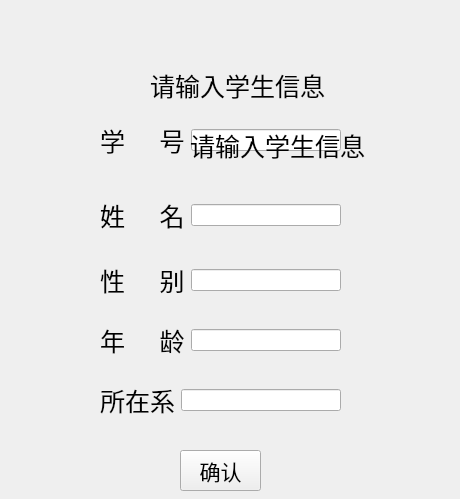
<?xml version="1.0" encoding="UTF-8"?>
<ui version="4.0">
 <class>Form1</class>
 <widget class="QWidget" name="Form1">
  <property name="geometry">
   <rect>
    <x>0</x>
    <y>0</y>
    <width>460</width>
    <height>499</height>
   </rect>
  </property>
  <property name="windowTitle">
   <string>Form</string>
  </property>
  <widget class="QStackedWidget" name="stackedWidget">
   <property name="geometry">
    <rect>
     <x>10</x>
     <y>-10</y>
     <width>441</width>
     <height>511</height>
    </rect>
   </property>
   <property name="currentIndex">
    <number>0</number>
   </property>
   <widget class="QWidget" name="page">
    <widget class="QWidget" name="layoutWidget">
     <property name="geometry">
      <rect>
       <x>90</x>
       <y>270</y>
       <width>241</width>
       <height>41</height>
      </rect>
     </property>
     <layout class="QHBoxLayout" name="horizontalLayout_3">
      <item>
       <widget class="QLabel" name="label_4">
        <property name="font">
         <font>
          <pointsize>19</pointsize>
         </font>
        </property>
        <property name="text">
         <string>性     别</string>
        </property>
       </widget>
      </item>
      <item>
       <widget class="QLineEdit" name="lineEdit_3"/>
      </item>
     </layout>
    </widget>
    <widget class="QLabel" name="label_2">
     <property name="geometry">
      <rect>
       <x>140</x>
       <y>70</y>
       <width>181</width>
       <height>51</height>
      </rect>
     </property>
     <property name="font">
      <font>
       <pointsize>19</pointsize>
      </font>
     </property>
     <property name="text">
      <string>请输入学生信息</string>
     </property>
    </widget>
    <widget class="QWidget" name="layoutWidget_4">
     <property name="geometry">
      <rect>
       <x>90</x>
       <y>390</y>
       <width>241</width>
       <height>41</height>
      </rect>
     </property>
     <layout class="QHBoxLayout" name="horizontalLayout_4">
      <item>
       <widget class="QLabel" name="label_5">
        <property name="font">
         <font>
          <pointsize>19</pointsize>
         </font>
        </property>
        <property name="text">
         <string>所在系</string>
        </property>
       </widget>
      </item>
      <item>
       <widget class="QLineEdit" name="lineEdit_4"/>
      </item>
     </layout>
    </widget>
    <widget class="QWidget" name="layoutWidget_2">
     <property name="geometry">
      <rect>
       <x>90</x>
       <y>200</y>
       <width>241</width>
       <height>51</height>
      </rect>
     </property>
     <layout class="QHBoxLayout" name="horizontalLayout_2">
      <item>
       <widget class="QLabel" name="label_3">
        <property name="font">
         <font>
          <pointsize>19</pointsize>
         </font>
        </property>
        <property name="text">
         <string>姓     名</string>
        </property>
       </widget>
      </item>
      <item>
       <widget class="QLineEdit" name="lineEdit_2"/>
      </item>
     </layout>
    </widget>
    <widget class="QPushButton" name="save">
     <property name="geometry">
      <rect>
       <x>170</x>
       <y>460</y>
       <width>81</width>
       <height>41</height>
      </rect>
     </property>
     <property name="font">
      <font>
       <pointsize>16</pointsize>
      </font>
     </property>
     <property name="text">
      <string>确认</string>
     </property>
    </widget>
    <widget class="QWidget" name="layoutWidget_3">
     <property name="geometry">
      <rect>
       <x>90</x>
       <y>330</y>
       <width>241</width>
       <height>41</height>
      </rect>
     </property>
     <layout class="QHBoxLayout" name="horizontalLayout_5">
      <item>
       <widget class="QLabel" name="label_6">
        <property name="font">
         <font>
          <pointsize>19</pointsize>
         </font>
        </property>
        <property name="text">
         <string>年     龄</string>
        </property>
       </widget>
      </item>
      <item>
       <widget class="QLineEdit" name="lineEdit_5"/>
      </item>
     </layout>
    </widget>
    <widget class="QWidget" name="layoutWidget_5">
     <property name="geometry">
      <rect>
       <x>90</x>
       <y>120</y>
       <width>241</width>
       <height>61</height>
      </rect>
     </property>
     <layout class="QHBoxLayout" name="horizontalLayout">
      <item>
       <widget class="QLabel" name="label">
        <property name="font">
         <font>
          <pointsize>19</pointsize>
         </font>
        </property>
        <property name="text">
         <string>学     号</string>
        </property>
       </widget>
      </item>
      <item>
       <widget class="QLineEdit" name="lineEdit"/>
      </item>
     </layout>
    </widget>
    <widget class="QLabel" name="label_9">
     <property name="geometry">
      <rect>
       <x>180</x>
       <y>130</y>
       <width>181</width>
       <height>51</height>
      </rect>
     </property>
     <property name="font">
      <font>
       <pointsize>19</pointsize>
      </font>
     </property>
     <property name="text">
      <string>请输入学生信息</string>
     </property>
    </widget>
   </widget>
   <widget class="QWidget" name="page_3">
    <widget class="QLabel" name="label_7">
     <property name="geometry">
      <rect>
       <x>110</x>
       <y>70</y>
       <width>211</width>
       <height>51</height>
      </rect>
     </property>
     <property name="font">
      <font>
       <pointsize>19</pointsize>
      </font>
     </property>
     <property name="text">
      <string>请输入要删除的学生学号</string>
     </property>
    </widget>
    <widget class="QLabel" name="label_8">
     <property name="geometry">
      <rect>
       <x>50</x>
       <y>130</y>
       <width>61</width>
       <height>31</height>
      </rect>
     </property>
     <property name="font">
      <font>
       <pointsize>19</pointsize>
      </font>
     </property>
     <property name="text">
      <string>学号</string>
     </property>
    </widget>
    <widget class="QTextEdit" name="textEdit">
     <property name="geometry">
      <rect>
       <x>100</x>
       <y>120</y>
       <width>251</width>
       <height>51</height>
      </rect>
     </property>
    </widget>
    <widget class="QTableWidget" name="tableWidget">
     <property name="geometry">
      <rect>
       <x>10</x>
       <y>180</y>
       <width>431</width>
       <height>241</height>
      </rect>
     </property>
    </widget>
    <widget class="QPushButton" name="delete_sure">
     <property name="geometry">
      <rect>
       <x>50</x>
       <y>440</y>
       <width>111</width>
       <height>41</height>
      </rect>
     </property>
     <property name="font">
      <font>
       <pointsize>13</pointsize>
      </font>
     </property>
     <property name="text">
      <string>确认删除</string>
     </property>
    </widget>
    <widget class="QPushButton" name="delete_no">
     <property name="geometry">
      <rect>
       <x>270</x>
       <y>440</y>
       <width>111</width>
       <height>41</height>
      </rect>
     </property>
     <property name="font">
      <font>
       <pointsize>13</pointsize>
      </font>
     </property>
     <property name="text">
      <string>不删除</string>
     </property>
    </widget>
   </widget>
   <widget class="QWidget" name="page_2"/>
  </widget>
 </widget>
 <resources/>
 <connections/>
</ui>
